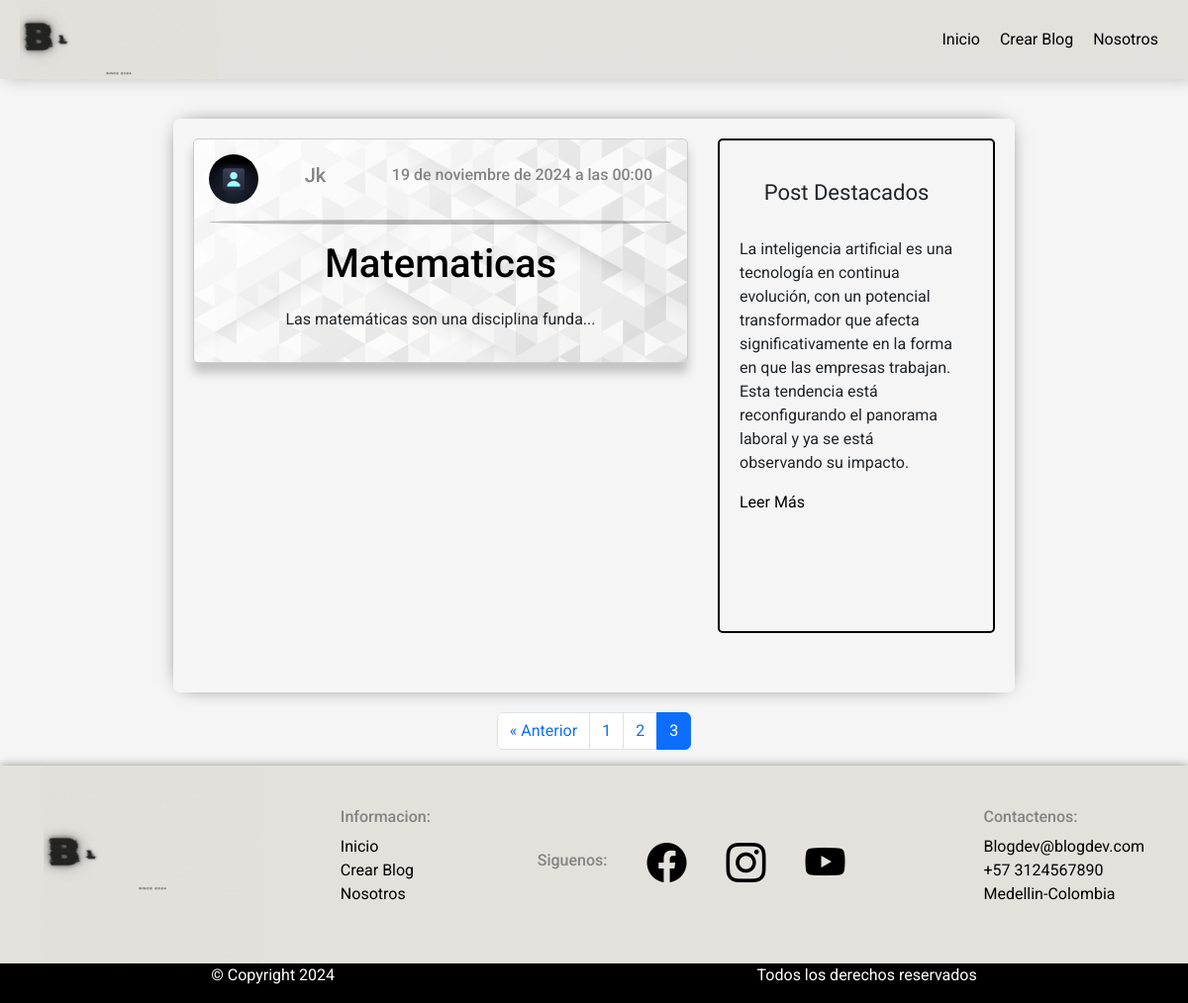
/?page=3, run on the app's committed database.
### Blog/models.py (models this page shows, shortened)
class Publicaciones(models.Model):
    titulo=models.CharField( max_length=50,null=False,blank=False)
    contenido=models.TextField(max_length=600,null=False,blank=False)
    autor=models.CharField(max_length=100,null=False,blank=False,default="Anonimo")
    fecha_publicacion=models.DateTimeField(default=timezone.now)

### Blog/views.py (the view)
# urls.py: path('',views.home,name="home"),
def home(request):
    lista=Publicaciones.objects.all().order_by("-fecha_publicacion")
    paginator = Paginator(lista, 3)
    pagina=request.GET.get("page") or 1 #pido el page o en su defecto 1
    publicaciones=paginator.get_page(pagina)# obtengo la pagina
    pagina_actual=int(pagina)#transformo la pagina en un numero
    rango_inicio = (pagina_actual - 1) // 5 * 5 + 1  # Inicio del rango de páginas (páginas 1-5, 6-10, etc.)
    rango_fin = min(rango_inicio + 4, paginator.num_pages)  # Fin del rango de páginas (no superar el número total de páginas)
    paginas = range(rango_inicio, rango_fin + 1)#aqui le paso el rango inicio y fin
    return render(request,"home.html",{"publicaciones":publicaciones,"paginas":paginas,"pagina_actual":pagina_actual})

### Blog/templates/home.html (shortened to what this page needs)
{% extends "base.html" %}
  {% block content %}
  {% load static %}
  <div class="contenedor_home">
      <div class="contenido">
          {% if publicaciones %}
          {% for publicacion in publicaciones %}
          <div class="sub_contenedor">
              <div class="cabeza-tarjeta">
                  <img src="{% static 'img/user default.avif' %}" alt="imagen usuario default">
                  <h5>{{publicacion.autor|title}}</h5>
                  <h6>{{publicacion.fecha_publicacion}}</h6>
                </div>
                <hr>
                <a href="{% url 'descripcion' publicacion.id %}"> <h1>{{ publicacion.titulo|title }}</h1></a>
                <p>{{ publicacion.contenido|slice:":40" }}...</p>
            </div>
            {% endfor %}
            {% endif %}
        </div>
        <div class="post_destacado">
            <h1> Post Destacados</h1>
            <p>La inteligencia artificial es una tecnología en continua evolución, con un potencial transformador que afecta significativamente
                en la forma en que las empresas trabajan. Esta tendencia está reconfigurando el panorama laboral y ya se está observando su impacto.</p>
                <a href="https://www.semantic-systems.com/semantic-noticias/articulos-tecnologicos/como-la-inteligencia-artificial-esta-cambiando-el-futuro-de-las-empresas/" target="_blank"> Leer Más</a>
            </div>
        </div>
        {% include "paginacion.html" %}
        {% include "footer.html" %}
        {% endblock %}

### Blog/static/css/estilos.css (style rules this page uses)
* { margin: 0; padding: 0; box-sizing: border-box; font-family: "Roboto", sans-serif; }
body { background: rgba(218, 216, 216, 0.247); }
.contenedor_home { margin: auto; width: 850px; border-radius: 6px; box-shadow: 0 0 20px -10px black; padding-bottom: 40px; margin-bottom: 20px; display: flex; margin-top: 40px; }
.post_destacado { border: solid 2px black; padding: 40px; margin: 20px; width:300px; height: 500px; padding-left: 20px; }
.post_destacado { margin-left: 10px; }
.post_destacado h1 { text-align: center; font-size: 22px; font-family: "Lemon", sans-serif; }
.sub_contenedor { border: 2px solid black; display: flex; width: 500px; display: block; }
.contenido { flex: 1; display: flex; flex-direction: column; gap: 20px; }
.sub_contenedor { border: 1px solid #ccc; padding: 15px; background: url(../img/18410.jpg); background-size: cover; background-position:center; box-shadow: 0 10px 10px rgba(119, 119, 119, 0.4); border-radius: 5px; margin-left: 20px; margin: 20px; }
.sub_contenedor h1 { text-align: center; color: black; text-decoration: none; transition: transform 0.3s ease-in-out; }
.sub_contenedor a { text-decoration: none; }
.sub_contenedor hr { width: 100%; height: 5px; background-color: #000000; border-radius: 50%; }
.sub_contenedor p { margin-top: 20px; text-align: center; }
.post_destacado { width: 350px; border-radius: 5px; }
.cabeza-tarjeta { display: flex; justify-content: space-between; align-items: center; }
.cabeza-tarjeta img { width: 50px; border-radius: 50%; }
.cabeza-tarjeta h5,h6 { color: rgb(133, 131, 131); margin-right: 20px; }
.contenedorf1 li,a { text-decoration: none; list-style: none; color:black; }

### data on the page
Publicaciones: autor "Jk", fecha_publicacion "19 de noviembre de 2024 a las 00:00", titulo "Matematicas", contenido "Las matemáticas son una disciplina funda"

### other printed values
{{ pagina }} "1" "2" "3"
